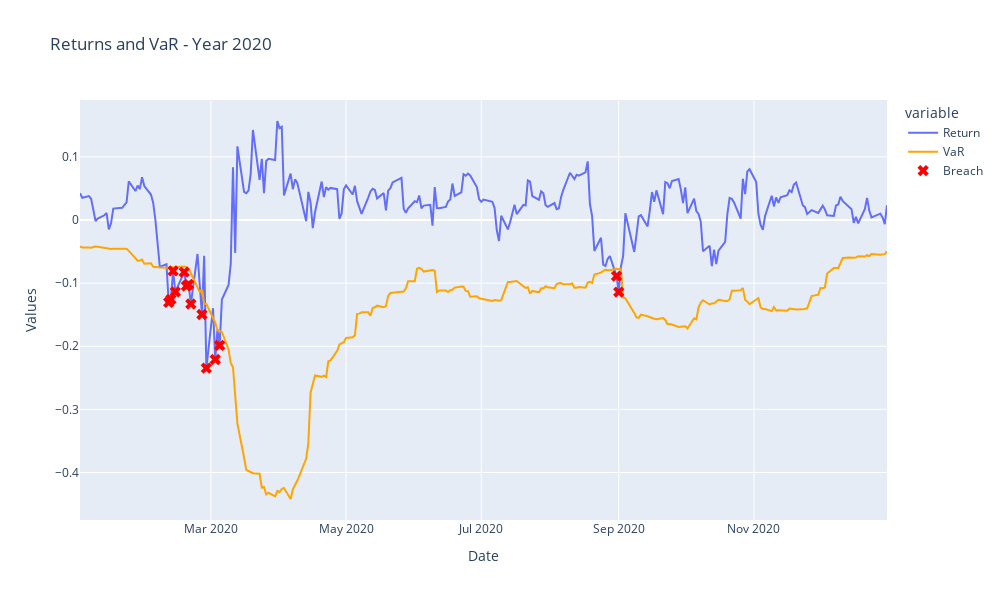

Here is the notebook cell this chart was saved with:
### Markdown cell above
### (d) In your own words, describe the sequence of breaches caused by COVID pandemic news in 2020-Feb versus 2020-Mar

### Code cell
#filter data for the year 2020. or using plotly you can highlight in chart 5(c) directly.
filtered_data = backtest['2020-01':'2020-12']

#create a line plot for Return and VaR
fig_5_d = px.line(filtered_data, x=filtered_data.index, y=['Return', 'VaR'], title='Returns and VaR - Year 2020')

#mark breaches with red 'x'
breach_indices = filtered_data[return_var_breach].index
fig_5_d.add_trace(go.Scatter(x=breach_indices, y=filtered_data.loc[breach_indices, 'Return'],
                         mode='markers', marker=dict(symbol='x', size=10, color='red'),
                         name='Breach'))

#update x-axis and y-axis labels to show more clear information
fig_5_d.update_xaxes(title='Date', showspikes=True)
fig_5_d.update_yaxes(title='Values', showspikes=True)

#change the color of the VaR line, as we have red 'x' for the Braech
fig_5_d.update_traces(selector=dict(name='VaR'), line=dict(color='orange'))

#show chart of Return, VaR and mark 'x' on Breaches
fig_5_d.show()

### Figure 1 — Plotly figure (JSON) as saved in the notebook; plotly's stock layout.template omitted (floating-point values rounded to 4 significant figures; data arrays with more than 128 entries replaced by an {"elided": "..."} marker saying what was removed)
{"data": [{"hovertemplate": "variable=Return<br>Date=%{x}<br>value=%{y}<extra></extra>", "legendgroup": "Return", "line": {"color": "#636efa", "dash": "solid"}, "marker": {"symbol": "circle"}, "mode": "lines", "name": "Return", "orientation": "v", "showlegend": true, "type": "scatter", "x": {"elided": "253 str values"}, "xaxis": "x", "y": {"elided": "253 float values"}, "yaxis": "y"}, {"hovertemplate": "variable=VaR<br>Date=%{x}<br>value=%{y}<extra></extra>", "legendgroup": "VaR", "line": {"color": "orange", "dash": "solid"}, "marker": {"symbol": "circle"}, "mode": "lines", "name": "VaR", "orientation": "v", "showlegend": true, "type": "scatter", "x": {"elided": "253 str values"}, "xaxis": "x", "y": {"elided": "253 float values"}, "yaxis": "y"}, {"marker": {"color": "red", "size": 10, "symbol": "x"}, "mode": "markers", "name": "Breach", "type": "scatter", "x": ["2020-02-11T00:00:00", "2020-02-12T00:00:00", "2020-02-13T00:00:00", "2020-02-14T00:00:00", "2020-02-18T00:00:00", "2020-02-19T00:00:00", "2020-02-20T00:00:00", "2020-02-21T00:00:00", "2020-02-26T00:00:00", "2020-02-28T00:00:00", "2020-03-03T00:00:00", "2020-03-05T00:00:00", "2020-08-31T00:00:00", "2020-09-01T00:00:00"], "y": [-0.1305, -0.1257, -0.08064, -0.1137, -0.08248, -0.1046, -0.102, -0.1331, -0.1497, -0.2348, -0.2209, -0.1985, -0.08886, -0.1141]}], "layout": {"height": 600, "legend": {"title": {"text": "variable"}, "tracegroupgap": 0}, "title": {"text": "Returns and VaR - Year 2020"}, "width": 1000, "xaxis": {"anchor": "y", "domain": [0, 1], "showspikes": true, "title": {"text": "Date"}}, "yaxis": {"anchor": "x", "domain": [0, 1], "showspikes": true, "title": {"text": "Values"}}}}
